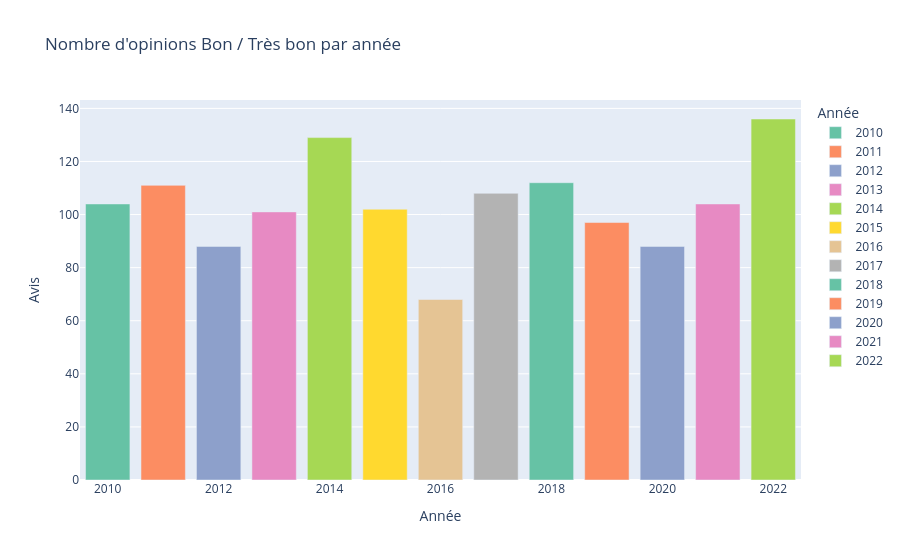

Source (notebook cell):
### Markdown cell above
Find appropriate dataviz to answer to this question :

Which year had the best weather? Are years very different or not ?

### Code cell
df_weather["YEAR"] = pd.to_datetime(df_weather["DATE"]).dt.year
df_filtre = df_weather[df_weather["OPINION"].isin(["bon", "très bon", "météo favorable","météo idéale"])]
df_aggré = df_filtre.groupby("YEAR").size().reset_index(name="Avis")
df_aggré["YEAR_STR"] = df_aggré["YEAR"].astype(str)

fig = px.bar(
    df_aggré,
    x="YEAR",
    y="Avis",
    color="YEAR_STR",
    color_discrete_sequence=px.colors.qualitative.Set2,
    title="Nombre d'opinions Bon / Très bon par année",
    labels={"YEAR": "Année", "YEAR_STR": "Année"})
bargap=0.2
fig.show()

### Figure 1 — Plotly figure (JSON) as saved in the notebook; plotly's stock layout.template omitted (floating-point values rounded to 4 significant figures)
{"data": [{"hovertemplate": "Année=%{x}<br>Avis=%{y}<extra></extra>", "legendgroup": "2010", "marker": {"color": "rgb(102,194,165)", "pattern": {"shape": ""}}, "name": "2010", "orientation": "v", "showlegend": true, "textposition": "auto", "type": "bar", "x": [2010], "xaxis": "x", "y": [104], "yaxis": "y"}, {"hovertemplate": "Année=%{x}<br>Avis=%{y}<extra></extra>", "legendgroup": "2011", "marker": {"color": "rgb(252,141,98)", "pattern": {"shape": ""}}, "name": "2011", "orientation": "v", "showlegend": true, "textposition": "auto", "type": "bar", "x": [2011], "xaxis": "x", "y": [111], "yaxis": "y"}, {"hovertemplate": "Année=%{x}<br>Avis=%{y}<extra></extra>", "legendgroup": "2012", "marker": {"color": "rgb(141,160,203)", "pattern": {"shape": ""}}, "name": "2012", "orientation": "v", "showlegend": true, "textposition": "auto", "type": "bar", "x": [2012], "xaxis": "x", "y": [88], "yaxis": "y"}, {"hovertemplate": "Année=%{x}<br>Avis=%{y}<extra></extra>", "legendgroup": "2013", "marker": {"color": "rgb(231,138,195)", "pattern": {"shape": ""}}, "name": "2013", "orientation": "v", "showlegend": true, "textposition": "auto", "type": "bar", "x": [2013], "xaxis": "x", "y": [101], "yaxis": "y"}, {"hovertemplate": "Année=%{x}<br>Avis=%{y}<extra></extra>", "legendgroup": "2014", "marker": {"color": "rgb(166,216,84)", "pattern": {"shape": ""}}, "name": "2014", "orientation": "v", "showlegend": true, "textposition": "auto", "type": "bar", "x": [2014], "xaxis": "x", "y": [129], "yaxis": "y"}, {"hovertemplate": "Année=%{x}<br>Avis=%{y}<extra></extra>", "legendgroup": "2015", "marker": {"color": "rgb(255,217,47)", "pattern": {"shape": ""}}, "name": "2015", "orientation": "v", "showlegend": true, "textposition": "auto", "type": "bar", "x": [2015], "xaxis": "x", "y": [102], "yaxis": "y"}, {"hovertemplate": "Année=%{x}<br>Avis=%{y}<extra></extra>", "legendgroup": "2016", "marker": {"color": "rgb(229,196,148)", "pattern": {"shape": ""}}, "name": "2016", "orientation": "v", "showlegend": true, "textposition": "auto", "type": "bar", "x": [2016], "xaxis": "x", "y": [68], "yaxis": "y"}, {"hovertemplate": "Année=%{x}<br>Avis=%{y}<extra></extra>", "legendgroup": "2017", "marker": {"color": "rgb(179,179,179)", "pattern": {"shape": ""}}, "name": "2017", "orientation": "v", "showlegend": true, "textposition": "auto", "type": "bar", "x": [2017], "xaxis": "x", "y": [108], "yaxis": "y"}, {"hovertemplate": "Année=%{x}<br>Avis=%{y}<extra></extra>", "legendgroup": "2018", "marker": {"color": "rgb(102,194,165)", "pattern": {"shape": ""}}, "name": "2018", "orientation": "v", "showlegend": true, "textposition": "auto", "type": "bar", "x": [2018], "xaxis": "x", "y": [112], "yaxis": "y"}, {"hovertemplate": "Année=%{x}<br>Avis=%{y}<extra></extra>", "legendgroup": "2019", "marker": {"color": "rgb(252,141,98)", "pattern": {"shape": ""}}, "name": "2019", "orientation": "v", "showlegend": true, "textposition": "auto", "type": "bar", "x": [2019], "xaxis": "x", "y": [97], "yaxis": "y"}, {"hovertemplate": "Année=%{x}<br>Avis=%{y}<extra></extra>", "legendgroup": "2020", "marker": {"color": "rgb(141,160,203)", "pattern": {"shape": ""}}, "name": "2020", "orientation": "v", "showlegend": true, "textposition": "auto", "type": "bar", "x": [2020], "xaxis": "x", "y": [88], "yaxis": "y"}, {"hovertemplate": "Année=%{x}<br>Avis=%{y}<extra></extra>", "legendgroup": "2021", "marker": {"color": "rgb(231,138,195)", "pattern": {"shape": ""}}, "name": "2021", "orientation": "v", "showlegend": true, "textposition": "auto", "type": "bar", "x": [2021], "xaxis": "x", "y": [104], "yaxis": "y"}, {"hovertemplate": "Année=%{x}<br>Avis=%{y}<extra></extra>", "legendgroup": "2022", "marker": {"color": "rgb(166,216,84)", "pattern": {"shape": ""}}, "name": "2022", "orientation": "v", "showlegend": true, "textposition": "auto", "type": "bar", "x": [2022], "xaxis": "x", "y": [136], "yaxis": "y"}], "layout": {"barmode": "relative", "legend": {"title": {"text": "Année"}, "tracegroupgap": 0}, "title": {"text": "Nombre d'opinions Bon / Très bon par année"}, "xaxis": {"anchor": "y", "domain": [0, 1], "title": {"text": "Année"}}, "yaxis": {"anchor": "x", "domain": [0, 1], "title": {"text": "Avis"}}}}
